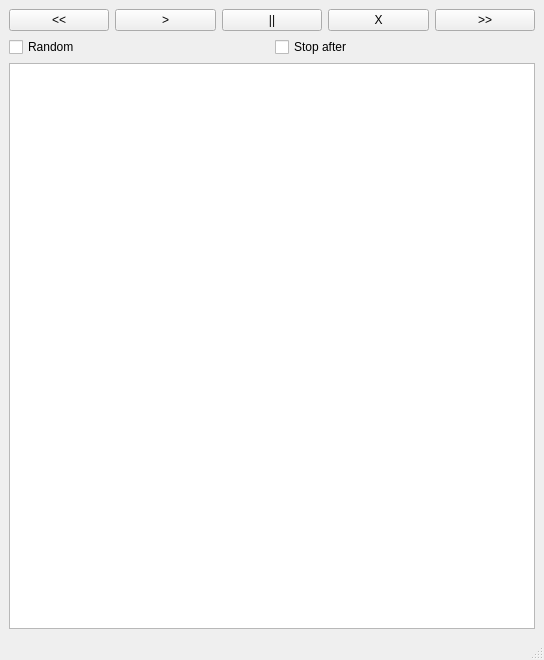
<?xml version="1.0" encoding="UTF-8"?>
<ui version="4.0">
 <class>MainWindow</class>
 <widget class="QMainWindow" name="MainWindow">
  <property name="geometry">
   <rect>
    <x>0</x>
    <y>0</y>
    <width>544</width>
    <height>660</height>
   </rect>
  </property>
  <property name="windowTitle">
   <string>MainWindow</string>
  </property>
  <widget class="QWidget" name="centralwidget">
   <layout class="QHBoxLayout" name="horizontalLayout_3">
    <item>
     <layout class="QVBoxLayout" name="verticalLayout">
      <item>
       <layout class="QHBoxLayout" name="horizontalLayout">
        <item>
         <widget class="QPushButton" name="prevButton">
          <property name="text">
           <string>&lt;&lt;</string>
          </property>
         </widget>
        </item>
        <item>
         <widget class="QPushButton" name="playButton">
          <property name="text">
           <string>&gt;</string>
          </property>
         </widget>
        </item>
        <item>
         <widget class="QPushButton" name="pauseButton">
          <property name="text">
           <string>||</string>
          </property>
         </widget>
        </item>
        <item>
         <widget class="QPushButton" name="stopButton">
          <property name="text">
           <string>X</string>
          </property>
         </widget>
        </item>
        <item>
         <widget class="QPushButton" name="nextButton">
          <property name="text">
           <string>&gt;&gt;</string>
          </property>
         </widget>
        </item>
       </layout>
      </item>
      <item>
       <layout class="QHBoxLayout" name="horizontalLayout_2">
        <item>
         <widget class="QCheckBox" name="randomCheck">
          <property name="text">
           <string>Random</string>
          </property>
         </widget>
        </item>
        <item>
         <widget class="QCheckBox" name="stopAfterCheck">
          <property name="text">
           <string>Stop after</string>
          </property>
         </widget>
        </item>
       </layout>
      </item>
      <item>
       <widget class="QListWidget" name="songsList"/>
      </item>
     </layout>
    </item>
   </layout>
  </widget>
  <widget class="QMenuBar" name="menubar">
   <property name="geometry">
    <rect>
     <x>0</x>
     <y>0</y>
     <width>544</width>
     <height>24</height>
    </rect>
   </property>
  </widget>
  <widget class="QStatusBar" name="statusbar"/>
 </widget>
 <resources/>
 <connections/>
</ui>
